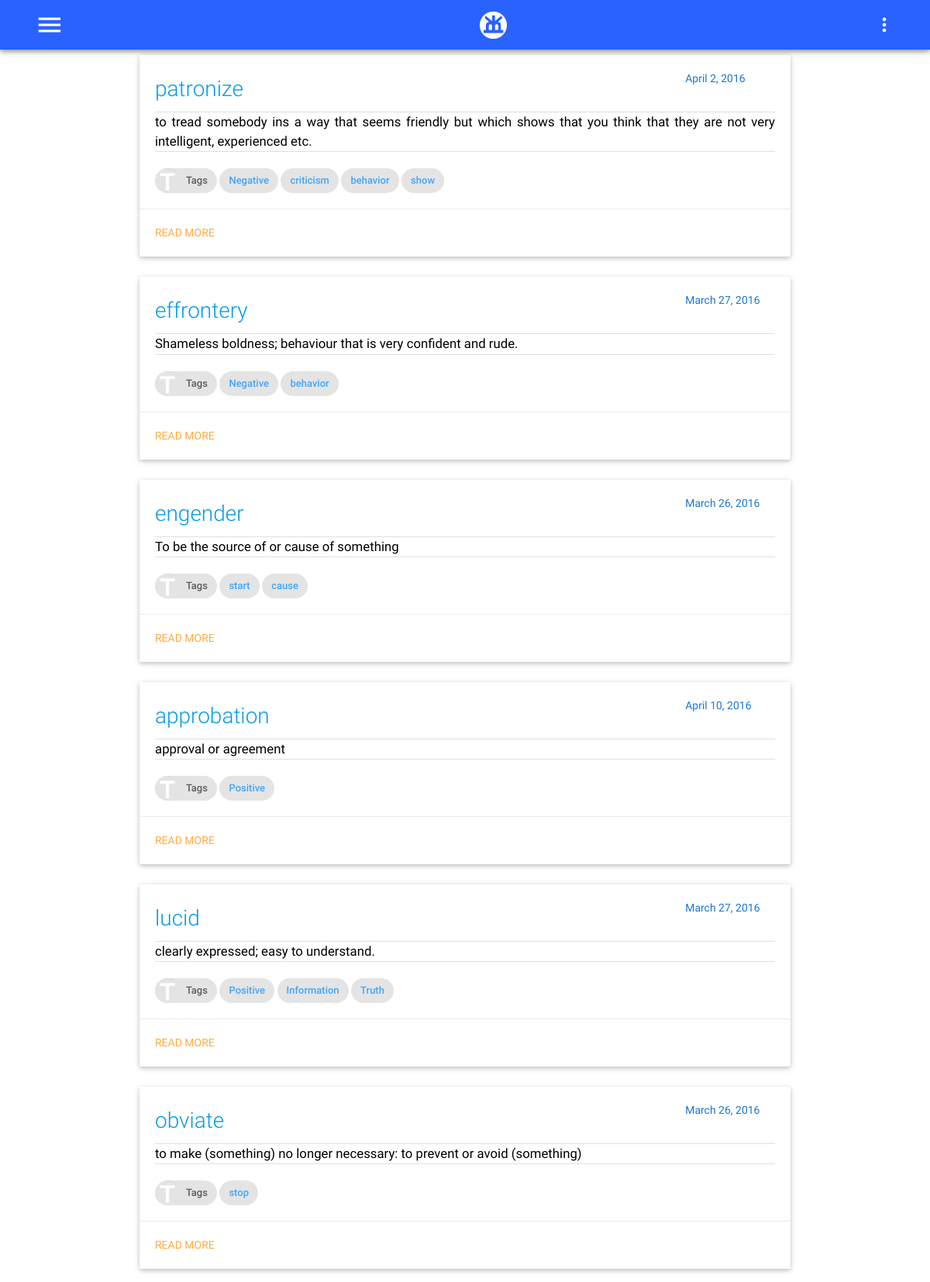
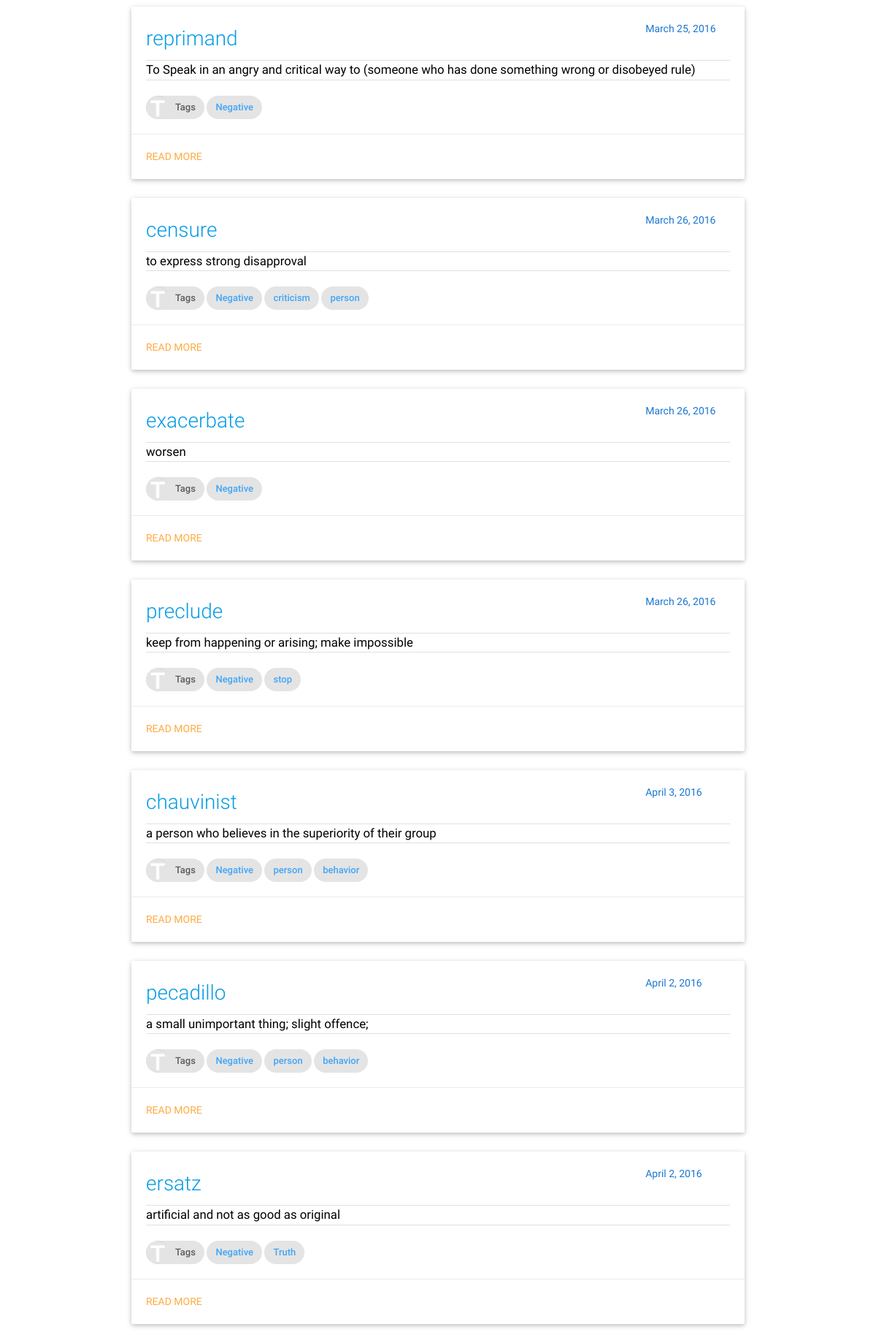
The app's page /gre/ (upper part) with its own data (2 pictures, top to bottom).
### gre/models.py (models this page shows, shortened)
class Vocab(models.Model):
    word = models.CharField(max_length=25,unique=True)
    meaning = models.CharField(max_length=250)
    sentences = models.TextField();
    createdate = models.DateTimeField(auto_now_add=True)
    updatedate = models.DateTimeField(auto_now=True)
    category = models.ManyToManyField('Tag',blank=False)
    source = models.ManyToManyField('Source',blank=False)
    synonym = models.ManyToManyField('Vocab',  blank=True, related_name="%(app_label)s_%(class)s_related_synonym")
    antonym = models.ManyToManyField('Vocab',  blank=True, related_name="%(app_label)s_%(class)s_related_antonym")
    seealso = models.ManyToManyField('Vocab',  blank=True, related_name="%(app_label)s_%(class)s_related_see_also" )

class Tag(models.Model):
    tagname = models.CharField(max_length=200,unique=True)
    def __str__(self):
        return self.tagname

### gre/views.py (the view)
class GreIndex(View):
    def get(self,request):
        allword = list(Vocab.objects.all())
        random.shuffle(allword)
        template = loader.get_template('gre/index.html')
        Repeat = [1,2]
        context   = {
            'Repeat' : Repeat,
            'allword' : allword,
        }
        return HttpResponse(template.render(context,request))

### gre/templates/gre/index.html
{%extends "base.html" %}
{%load staticfiles %}
{%load BlogExtras %}
{%block bodycontent %}
{%block full-card %}
<div class="container">
{% for word in allword %}
<div class="row">
    <div class="col l12 s12 m12">
      <div class="card ">
        <div class="card-content black-text">
          <div class="row">
              <div class="col s12 m8 l10">
                  <span class="card-title teal-text text-darken-3" style="font-size: 2em">
                      <a href="{% url 'gre:meaning' word.word %}">{{word.word}}</a>
                  </span>
              </div>
              <div class="col s12 m4  l2">
                  <span class="blue-text text-darken-2" style="text-align: right;">{{word.createdate|date:"F j, Y"}}</span>
              </div>
            </div>
            <div class="divider"></div>
            <div class="content" style="text-align: justify; font-size: 1.2em">
            <p>
                {{word.meaning}}<br/>
            </p>
          </div>
          <div class="divider"></div>
          <br/>
          <a href="{% url 'gre:alltag' %}">
          <div class="chip">
                <img src="{%static 'images/capital-t.png'%}" alt="Tags">
                Tags
          </div>
          </a>
          {%for tag in word.category.all %}
          <a href="{% url 'gre:tag' tag %}"><div class="chip blue-text text-lighten-1">{{tag}}</div></a>
          {%endfor %}
        </div>
        <div class="card-action">
            <a href="{% url 'gre:meaning' word.word %}">read more</a>
        </div>
      </div>
    </div>
</div>
{% endfor %}
</div>
{%endblock full-card%}
{%endblock bodycontent %}

### static/css/style.css (style rules this page uses)
html { font-size: 14px; }
.row { margin-bottom: 5px; }

### records on screen
Vocab: word "patronize", createdate "April 2, 2016", meaning "to tread somebody ins a way that seems friendly but which shows that you think that they are not very intelligent, experienced etc."
Tag: tagname "Negative"
Tag: tagname "criticism"
Tag: tagname "behavior"
Tag: tagname "show"
Vocab: word "effrontery", createdate "March 27, 2016", meaning "Shameless boldness; behaviour that is very confident and rude."
Vocab: word "engender", createdate "March 26, 2016", meaning "To be the source of or cause of something"
Tag: tagname "start"
Tag: tagname "cause"
Vocab: word "approbation", createdate "April 10, 2016", meaning "approval or agreement"
Tag: tagname "Positive"
Vocab: word "lucid", createdate "March 27, 2016", meaning "clearly expressed; easy to understand."
Tag: tagname "Information"
Tag: tagname "Truth"
Vocab: word "obviate", createdate "March 26, 2016", meaning "to make (something) no longer necessary: to prevent or avoid (something)"
Tag: tagname "stop"
Vocab: word "reprimand", createdate "March 25, 2016", meaning "To Speak in an angry and critical way to (someone who has done something wrong or disobeyed rule)"
Vocab: word "censure", createdate "March 26, 2016", meaning "to express strong disapproval"
Tag: tagname "person"
Vocab: word "exacerbate", createdate "March 26, 2016", meaning "worsen"
Vocab: word "preclude", createdate "March 26, 2016", meaning "keep from happening or arising; make impossible"
Vocab: word "chauvinist", createdate "April 3, 2016", meaning "a person who believes in the superiority of their group"
Vocab: word "pecadillo", createdate "April 2, 2016", meaning "a small unimportant thing; slight offence;"
Vocab: word "ersatz", createdate "April 2, 2016", meaning "artificial and not as good as original"
